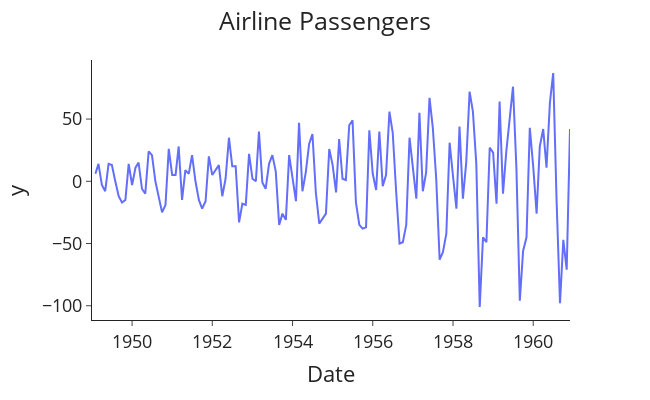

Source (notebook cell):
### Markdown cell above
Where d(t) is the difference at time t between the series at points y(t) and y(t-1).

### Code cell
# Take the difference and plot it
data["Passenger_Diff"] = data["#Passengers"].diff()

plotting(title='Airline Passengers', data=data, x='Month', y='Passenger_Diff',
         x_label='Date', y_label='Passengers<br>Difference Transform')

### Figure 1 — Plotly figure (JSON) as saved in the notebook; plotly's stock layout.template omitted (floating-point values rounded to 4 significant figures; data arrays with more than 128 entries replaced by an {"elided": "..."} marker saying what was removed)
{"data": [{"hovertemplate": "Date=%{x}<br>y=%{y}<extra></extra>", "legendgroup": "", "line": {"color": "#636efa", "dash": "solid"}, "marker": {"symbol": "circle"}, "mode": "lines", "name": "", "orientation": "v", "showlegend": false, "type": "scatter", "x": {"elided": "144 str values"}, "xaxis": "x", "y": {"elided": "144 float values"}, "yaxis": "y"}], "layout": {"font": {"size": 18}, "height": 400, "legend": {"tracegroupgap": 0}, "margin": {"t": 60}, "title": {"text": "Airline Passengers", "x": 0.5}, "width": 650, "xaxis": {"anchor": "y", "domain": [0, 1], "title": {"text": "Date"}}, "yaxis": {"anchor": "x", "domain": [0, 1], "title": {"text": "y"}}}}
